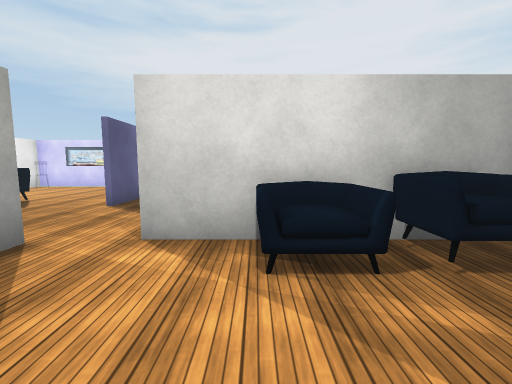
View 1 (above)

17 first-person views from a walk through a scene from a Unity 3-D project. The camera is 1.4 m above the floor, tilts 6° down and sees 90° across. The floor is counted in squares, 1 m on a side. Each view is taken from the middle of a square. On the plan, view 1 faces up. The plan holds only what a view shows up to about 13 squares ahead; the rest is blank. The place goes on beyond the plan. Some surface patterns are stand-ins.

View 2
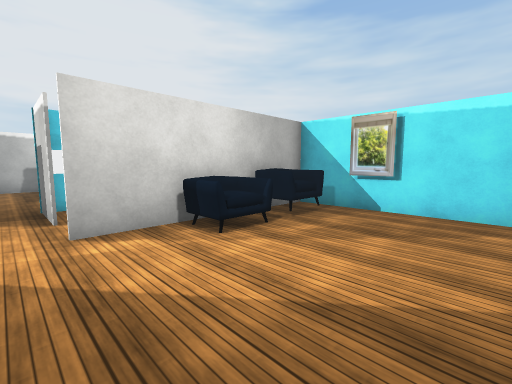

View 3
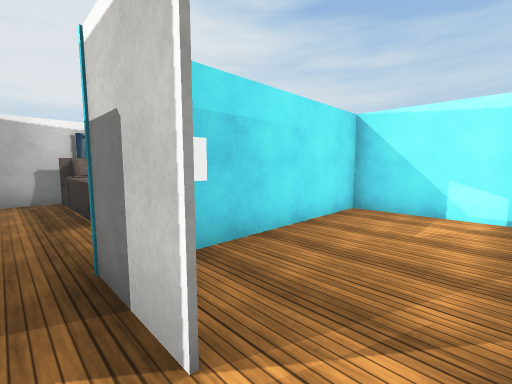

View 4
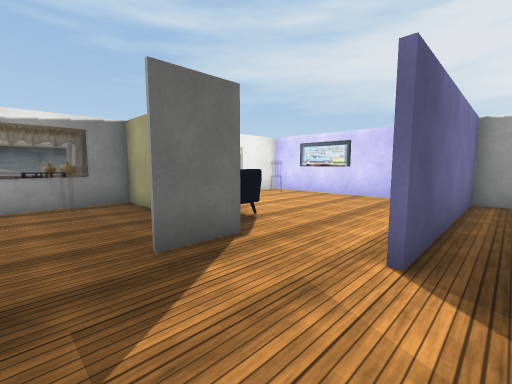

View 5
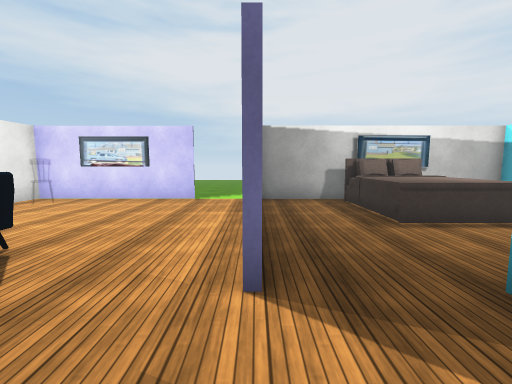

View 6
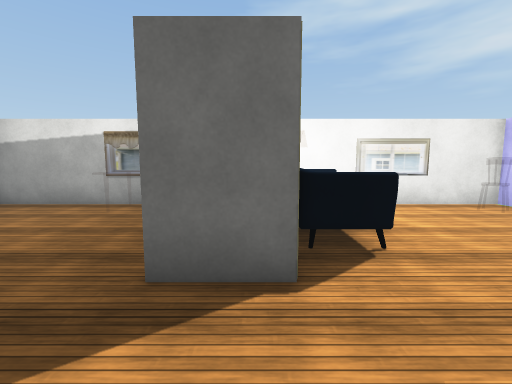

View 7
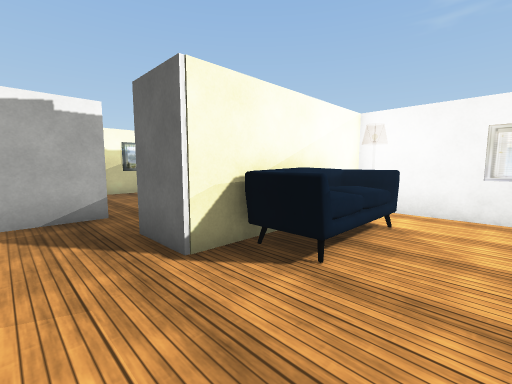

View 8
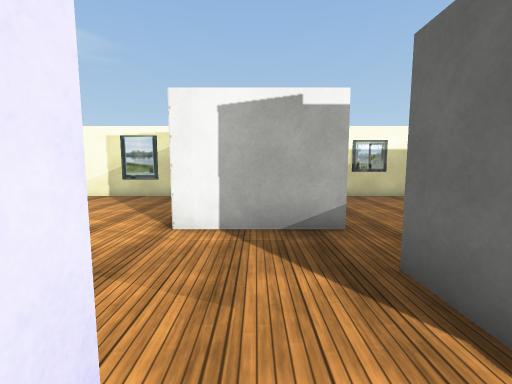

View 9
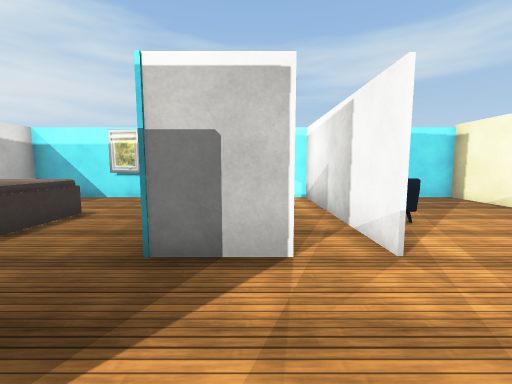

View 10
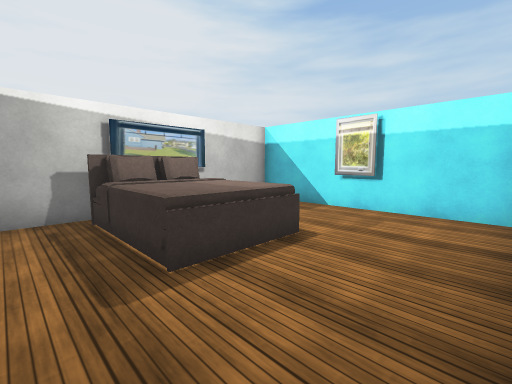

View 11
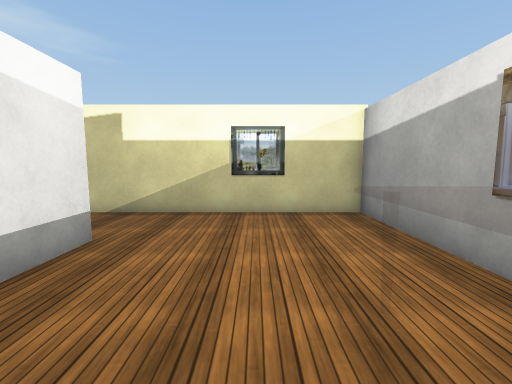

View 12
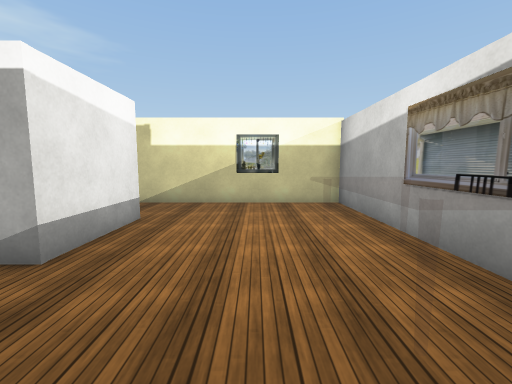

View 13
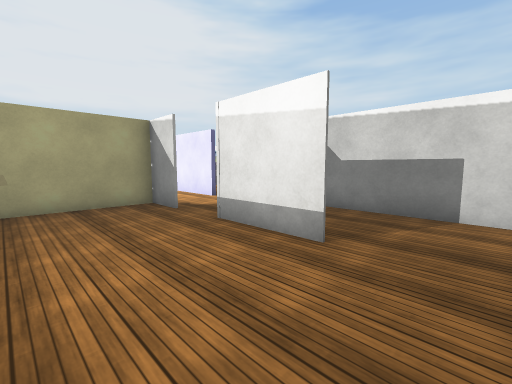

View 14
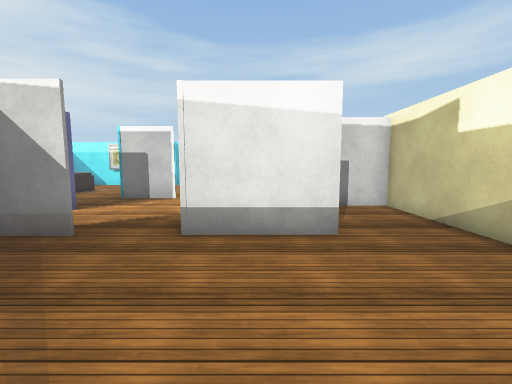

View 15
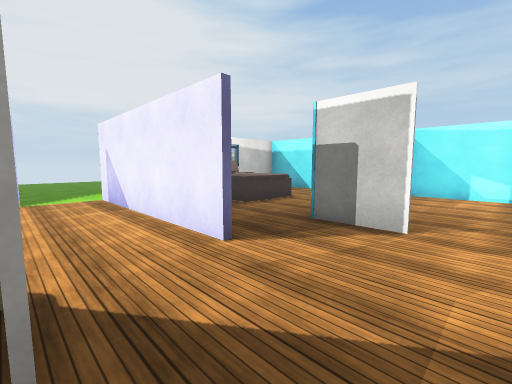

View 16
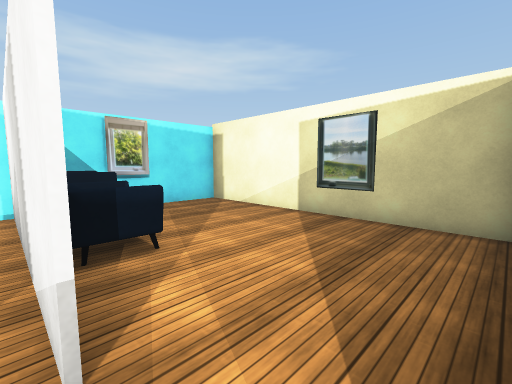

View 17
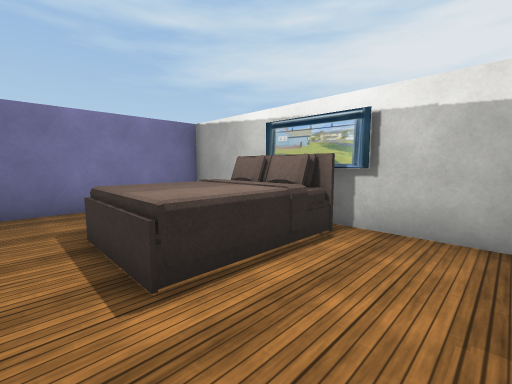

### Floor plan
Ten units are one square. View 1 is at (0, 0); x grows to the right and y downward. Boxes are objects, and circles mark ways between rooms. Rooms are numbered by the first view taken in them; rooms with no view inside come last. Other rooms are left out.
<svg viewBox="-146 -175 202 196">
<path fill="none" stroke="#000" d="M48 -12 48 -28M-42 -45 -42 -40M-39 15 51 15 51 -49M51 -47 -22 -47M-51 -86 -51 -96M-49 -96 -49 -86M-22 -64 -22 -88M-79 -85 -79 -66M-79 -45 -42 -45M-98 -85 -79 -85M-79 -66 -79 -85M-121 -84 -141 -84M-141 -85 -121 -85M-51 -96 -51 -166M-79 -12 -79 -45M-75 -166 -141 -166 -141 15 -39 15M-42 16 -42 -35M-9 -166 -49 -166 -49 -96M20 -163 15 -163M48 -118 48 -132M51 -89 51 -166 10 -166M-22 -48 51 -48M51 -49 51 -86 -22 -86"/>
<rect x="-5" y="-45" width="30" height="20" fill="#bbb"><title>sofa</title></rect>
<rect x="25" y="-45" width="20" height="20" fill="#bbb"><title>sofa</title></rect>
<rect x="-125" y="-105" width="40" height="20" fill="#bbb"><title>sofa</title></rect>
<rect x="-15" y="-165" width="30" height="50" fill="#bbb"><title>bed</title></rect>
<circle cx="-30" cy="-50" r="3" fill="#2a7"/>
<circle cx="-65" cy="-85" r="3" fill="#2a7"/>
<circle cx="-80" cy="-55" r="3" fill="#2a7"/>
<circle cx="-35" cy="-90" r="3" fill="#2a7"/>
<circle cx="-20" cy="-60" r="3" fill="#2a7"/>
<text x="0" y="-20">1</text>
<text x="-50" y="-70">2</text>
<text x="-100" y="-70">3</text>
<text x="0" y="-130">4</text>
<text x="10" y="-70">5</text>
</svg>
Room 1 opens to room 2. Room 2 opens to room 3. Room 2 opens to room 4. Room 2 opens to room 5.

Where each view was taken, in squares from view 1:
view 1: 0 up, 0 right, facing up
view 2: 1 down, 3 left, facing up-right
view 3: 5 up, 3 left, facing up-right
view 4: 5 up, 4 left, facing up-left
view 5: 6 up, 5 left, facing up
view 6: 8 up, 5 left, facing left
view 7: 12 up, 6 left, facing down-left
view 8: 10 up, 6 left, facing down
view 9: 7 up, 6 left, facing right
view 10: 9 up, 3 left, facing up-right
view 11: 6 up, 11 left, facing down
view 12: 8 up, 11 left, facing down
view 13: 1 down, 12 left, facing up-right
view 14: 3 up, 13 left, facing right
view 15: 5 up, 8 left, facing up-right
view 16: 5 up, 4 left, facing down-right
view 17: 11 up, 4 right, facing up-left
